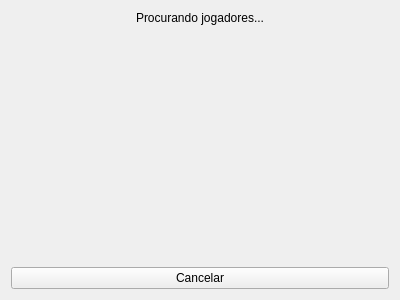
<?xml version="1.0" encoding="UTF-8"?>
<ui version="4.0">
 <class>TelaProcurando</class>
 <widget class="QWidget" name="TelaProcurando">
  <property name="geometry">
   <rect>
    <x>0</x>
    <y>0</y>
    <width>400</width>
    <height>300</height>
   </rect>
  </property>
  <property name="windowTitle">
   <string>Procurando Partida</string>
  </property>
  <layout class="QVBoxLayout" name="verticalLayout">
   <item>
    <widget class="QLabel" name="lblStatus">
     <property name="text">
      <string>Procurando jogadores...</string>
     </property>
     <property name="alignment">
      <set>Qt::AlignCenter</set>
     </property>
    </widget>
   </item>
   <item>
    <spacer name="spacer">
     <property name="orientation">
      <enum>Qt::Vertical</enum>
     </property>
     <property name="sizeHint" stdset="0">
      <size>
       <width>20</width>
       <height>40</height>
      </size>
     </property>
    </spacer>
   </item>
   <item>
    <widget class="QPushButton" name="btnCancelarProcura">
     <property name="text">
      <string>Cancelar</string>
     </property>
    </widget>
   </item>
  </layout>
 </widget>
 <resources/>
 <connections/>
</ui>
